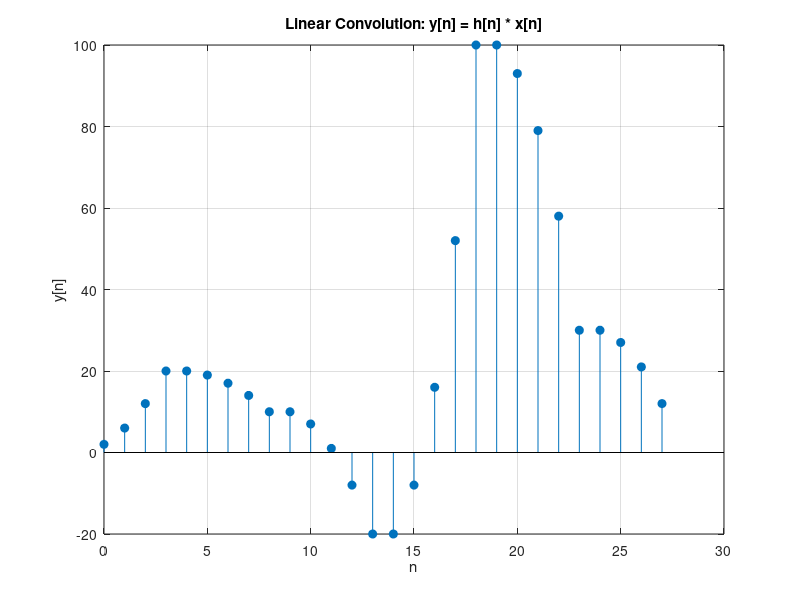
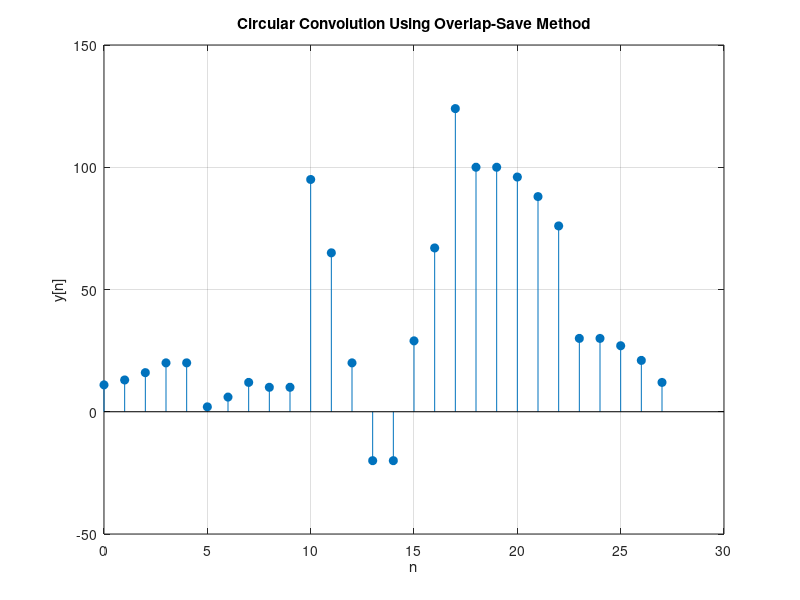
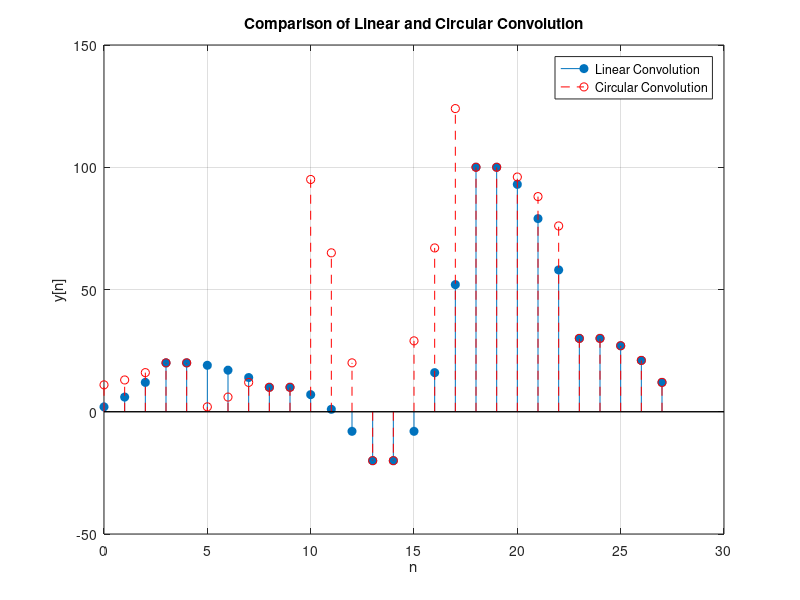

The MATLAB source for these figures, in order:
% Define h[n] and x[n]
h = [1, 2, 3, 4]; % Impulse response
x = [2*ones(1, 5), 1*ones(1, 5), -2*ones(1, 5), 10*ones(1, 5), 3*ones(1, 5)]; % Input sequence

% Compute linear convolution
y = conv(x, h);

% Plot the result
n = 0:(length(y)-1); % Time index
figure;
stem(n, y, 'filled');
title('Linear Convolution: y[n] = h[n] * x[n]');
xlabel('n');
ylabel('y[n]');
grid on;

% Define parameters
N = 8; % Block size
L = length(h); % Length of h[n]
h_padded = [h, zeros(1, N - L)]; % Zero-pad h[n] to length N
H = fft(h_padded); % FFT of h[n]

% Split x[n] into overlapping blocks of size N
num_blocks = ceil(length(x) / (N - L + 1)); % Number of blocks
x_padded = [x, zeros(1, num_blocks * (N - L + 1) - length(x))]; % Pad x[n]
blocks = buffer(x_padded, N, L - 1, 'nodelay'); % Create overlapping blocks

% Initialize output
y_reconstructed = zeros(1, length(x) + L - 1);

% Process each block
for i = 1:size(blocks, 2)
    x_block = blocks(:, i)'; % Current block
    X_block = fft(x_block); % FFT of the block
    Y_block = H .* X_block; % Circular convolution in frequency domain
    y_block = ifft(Y_block); % Inverse FFT to get time-domain block
    start_idx = (i - 1) * (N - L + 1) + 1; % Starting index for overlap-save
    y_reconstructed(start_idx:start_idx + N - 1) = ...
        y_reconstructed(start_idx:start_idx + N - 1) + y_block;
end

% Plot the result
n = 0:(length(y_reconstructed)-1);
figure;
stem(n, real(y_reconstructed), 'filled');
title('Circular Convolution Using Overlap-Save Method');
xlabel('n');
ylabel('y[n]');
grid on;

% Compare with direct convolution
figure;
stem(0:(length(y)-1), y, 'filled');
hold on;
stem(n, real(y_reconstructed), 'r--');
legend('Linear Convolution', 'Circular Convolution');
title('Comparison of Linear and Circular Convolution');
xlabel('n');
ylabel('y[n]');
grid on;